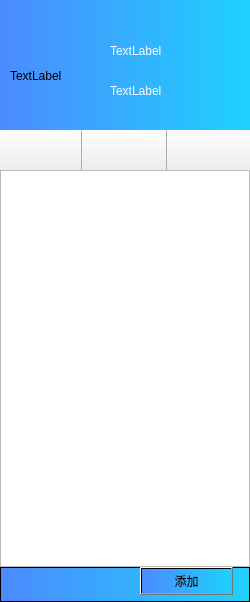
<?xml version="1.0" encoding="UTF-8"?>
<ui version="4.0">
 <class>MainWindow</class>
 <widget class="QWidget" name="MainWindow">
  <property name="geometry">
   <rect>
    <x>0</x>
    <y>0</y>
    <width>250</width>
    <height>602</height>
   </rect>
  </property>
  <property name="minimumSize">
   <size>
    <width>250</width>
    <height>0</height>
   </size>
  </property>
  <property name="maximumSize">
   <size>
    <width>250</width>
    <height>16777215</height>
   </size>
  </property>
  <property name="windowTitle">
   <string>MainWindow</string>
  </property>
  <layout class="QVBoxLayout" name="verticalLayout_2">
   <property name="spacing">
    <number>0</number>
   </property>
   <property name="leftMargin">
    <number>0</number>
   </property>
   <property name="topMargin">
    <number>0</number>
   </property>
   <property name="rightMargin">
    <number>0</number>
   </property>
   <property name="bottomMargin">
    <number>0</number>
   </property>
   <item>
    <layout class="QVBoxLayout" name="verticalLayout">
     <property name="spacing">
      <number>0</number>
     </property>
     <item>
      <widget class="QWidget" name="widget" native="true">
       <property name="minimumSize">
        <size>
         <width>0</width>
         <height>130</height>
        </size>
       </property>
       <property name="maximumSize">
        <size>
         <width>16777215</width>
         <height>130</height>
        </size>
       </property>
       <property name="styleSheet">
        <string notr="true">#widget
 {
background-color: qlineargradient(spread:pad, x1:0, y1:0, x2:1, y2:0, stop:0 rgba(76, 139, 254, 255), stop:1 rgba(31, 209, 254, 255))
}
</string>
       </property>
       <widget class="QLabel" name="avatar">
        <property name="geometry">
         <rect>
          <x>10</x>
          <y>30</y>
          <width>91</width>
          <height>91</height>
         </rect>
        </property>
        <property name="styleSheet">
         <string notr="true">background: none</string>
        </property>
        <property name="text">
         <string>TextLabel</string>
        </property>
       </widget>
       <widget class="QLabel" name="nickname">
        <property name="geometry">
         <rect>
          <x>110</x>
          <y>30</y>
          <width>131</width>
          <height>41</height>
         </rect>
        </property>
        <property name="styleSheet">
         <string notr="true">background: none;
font: bold 15pt &quot;微软雅黑&quot;;
color:white;</string>
        </property>
        <property name="text">
         <string>TextLabel</string>
        </property>
       </widget>
       <widget class="QLabel" name="signature">
        <property name="geometry">
         <rect>
          <x>110</x>
          <y>70</y>
          <width>131</width>
          <height>41</height>
         </rect>
        </property>
        <property name="styleSheet">
         <string notr="true">background: none;
font: 11pt &quot;微软雅黑&quot;;
color:white;</string>
        </property>
        <property name="text">
         <string>TextLabel</string>
        </property>
       </widget>
      </widget>
     </item>
     <item>
      <widget class="QWidget" name="widget_2" native="true">
       <layout class="QVBoxLayout" name="verticalLayout_4">
        <property name="spacing">
         <number>0</number>
        </property>
        <property name="leftMargin">
         <number>0</number>
        </property>
        <property name="topMargin">
         <number>0</number>
        </property>
        <property name="rightMargin">
         <number>0</number>
        </property>
        <property name="bottomMargin">
         <number>0</number>
        </property>
        <item>
         <layout class="QVBoxLayout" name="verticalLayout_3">
          <property name="spacing">
           <number>0</number>
          </property>
          <item>
           <widget class="QWidget" name="widget_3" native="true">
            <property name="minimumSize">
             <size>
              <width>0</width>
              <height>40</height>
             </size>
            </property>
            <property name="maximumSize">
             <size>
              <width>16777215</width>
              <height>40</height>
             </size>
            </property>
            <property name="styleSheet">
             <string notr="true"/>
            </property>
            <widget class="QPushButton" name="pushButton">
             <property name="geometry">
              <rect>
               <x>-2</x>
               <y>-2</y>
               <width>91</width>
               <height>44</height>
              </rect>
             </property>
             <property name="minimumSize">
              <size>
               <width>0</width>
               <height>40</height>
              </size>
             </property>
             <property name="styleSheet">
              <string notr="true"/>
             </property>
             <property name="text">
              <string/>
             </property>
            </widget>
            <widget class="QPushButton" name="pushButton_3">
             <property name="geometry">
              <rect>
               <x>81</x>
               <y>-2</y>
               <width>91</width>
               <height>44</height>
              </rect>
             </property>
             <property name="minimumSize">
              <size>
               <width>0</width>
               <height>40</height>
              </size>
             </property>
             <property name="text">
              <string/>
             </property>
            </widget>
            <widget class="QPushButton" name="pushButton_2">
             <property name="geometry">
              <rect>
               <x>166</x>
               <y>-2</y>
               <width>86</width>
               <height>44</height>
              </rect>
             </property>
             <property name="minimumSize">
              <size>
               <width>0</width>
               <height>40</height>
              </size>
             </property>
             <property name="text">
              <string/>
             </property>
            </widget>
           </widget>
          </item>
          <item>
           <widget class="QStackedWidget" name="switchPanel">
            <property name="currentIndex">
             <number>2</number>
            </property>
            <widget class="QWidget" name="page_2">
             <layout class="QVBoxLayout" name="verticalLayout_8">
              <property name="spacing">
               <number>0</number>
              </property>
              <property name="leftMargin">
               <number>0</number>
              </property>
              <property name="topMargin">
               <number>0</number>
              </property>
              <property name="rightMargin">
               <number>0</number>
              </property>
              <property name="bottomMargin">
               <number>0</number>
              </property>
              <item>
               <layout class="QVBoxLayout" name="verticalLayout_7">
                <property name="spacing">
                 <number>0</number>
                </property>
                <item>
                 <widget class="QTreeWidget" name="messageTree">
                  <property name="animated">
                   <bool>true</bool>
                  </property>
                  <property name="headerHidden">
                   <bool>true</bool>
                  </property>
                  <column>
                   <property name="text">
                    <string notr="true">1</string>
                   </property>
                  </column>
                 </widget>
                </item>
               </layout>
              </item>
             </layout>
            </widget>
            <widget class="QWidget" name="page">
             <layout class="QVBoxLayout" name="verticalLayout_6">
              <property name="spacing">
               <number>0</number>
              </property>
              <property name="leftMargin">
               <number>0</number>
              </property>
              <property name="topMargin">
               <number>0</number>
              </property>
              <property name="rightMargin">
               <number>0</number>
              </property>
              <property name="bottomMargin">
               <number>0</number>
              </property>
              <item>
               <layout class="QVBoxLayout" name="verticalLayout_5">
                <property name="spacing">
                 <number>0</number>
                </property>
                <item>
                 <widget class="QTreeWidget" name="friendTree">
                  <property name="styleSheet">
                   <string notr="true">padding :4pt;</string>
                  </property>
                  <property name="animated">
                   <bool>true</bool>
                  </property>
                  <property name="allColumnsShowFocus">
                   <bool>true</bool>
                  </property>
                  <property name="wordWrap">
                   <bool>true</bool>
                  </property>
                  <property name="headerHidden">
                   <bool>true</bool>
                  </property>
                  <column>
                   <property name="text">
                    <string notr="true">1</string>
                   </property>
                  </column>
                 </widget>
                </item>
               </layout>
              </item>
             </layout>
            </widget>
            <widget class="QWidget" name="page_3">
             <layout class="QHBoxLayout" name="horizontalLayout">
              <property name="spacing">
               <number>0</number>
              </property>
              <property name="leftMargin">
               <number>0</number>
              </property>
              <property name="topMargin">
               <number>0</number>
              </property>
              <property name="rightMargin">
               <number>0</number>
              </property>
              <property name="bottomMargin">
               <number>0</number>
              </property>
              <item>
               <layout class="QVBoxLayout" name="verticalLayout_9">
                <property name="spacing">
                 <number>0</number>
                </property>
                <property name="leftMargin">
                 <number>0</number>
                </property>
                <property name="rightMargin">
                 <number>0</number>
                </property>
                <item>
                 <widget class="QTreeWidget" name="roomTree">
                  <property name="styleSheet">
                   <string notr="true">padding :4pt;</string>
                  </property>
                  <property name="animated">
                   <bool>true</bool>
                  </property>
                  <property name="allColumnsShowFocus">
                   <bool>true</bool>
                  </property>
                  <property name="wordWrap">
                   <bool>true</bool>
                  </property>
                  <property name="headerHidden">
                   <bool>true</bool>
                  </property>
                  <column>
                   <property name="text">
                    <string notr="true">1</string>
                   </property>
                  </column>
                 </widget>
                </item>
               </layout>
              </item>
             </layout>
            </widget>
           </widget>
          </item>
         </layout>
        </item>
       </layout>
      </widget>
     </item>
     <item>
      <widget class="QWidget" name="widget_5" native="true">
       <property name="minimumSize">
        <size>
         <width>0</width>
         <height>35</height>
        </size>
       </property>
       <property name="maximumSize">
        <size>
         <width>16777215</width>
         <height>35</height>
        </size>
       </property>
       <property name="styleSheet">
        <string notr="true">background-color:rgba(85, 85, 255, 200);
</string>
       </property>
       <layout class="QHBoxLayout" name="horizontalLayout_4">
        <property name="spacing">
         <number>0</number>
        </property>
        <property name="leftMargin">
         <number>0</number>
        </property>
        <property name="topMargin">
         <number>0</number>
        </property>
        <property name="rightMargin">
         <number>0</number>
        </property>
        <property name="bottomMargin">
         <number>0</number>
        </property>
        <item>
         <layout class="QHBoxLayout" name="horizontalLayout_3">
          <property name="spacing">
           <number>0</number>
          </property>
          <item>
           <widget class="QFrame" name="frame">
            <property name="styleSheet">
             <string notr="true">background-color: qlineargradient(spread:pad, x1:0, y1:0, x2:1, y2:0, stop:0 rgba(76, 139, 254, 255), stop:1 rgba(31, 209, 254, 255))</string>
            </property>
            <property name="frameShape">
             <enum>QFrame::StyledPanel</enum>
            </property>
            <property name="frameShadow">
             <enum>QFrame::Raised</enum>
            </property>
            <widget class="QPushButton" name="pushButton_4">
             <property name="geometry">
              <rect>
               <x>4</x>
               <y>3</y>
               <width>31</width>
               <height>28</height>
              </rect>
             </property>
             <property name="styleSheet">
              <string notr="true">border:none;
background:none;</string>
             </property>
             <property name="text">
              <string/>
             </property>
            </widget>
            <widget class="QPushButton" name="AddItemBtn">
             <property name="geometry">
              <rect>
               <x>140</x>
               <y>0</y>
               <width>93</width>
               <height>28</height>
              </rect>
             </property>
             <property name="text">
              <string>添加</string>
             </property>
            </widget>
           </widget>
          </item>
         </layout>
        </item>
       </layout>
      </widget>
     </item>
    </layout>
   </item>
  </layout>
 </widget>
 <resources/>
 <connections/>
</ui>
